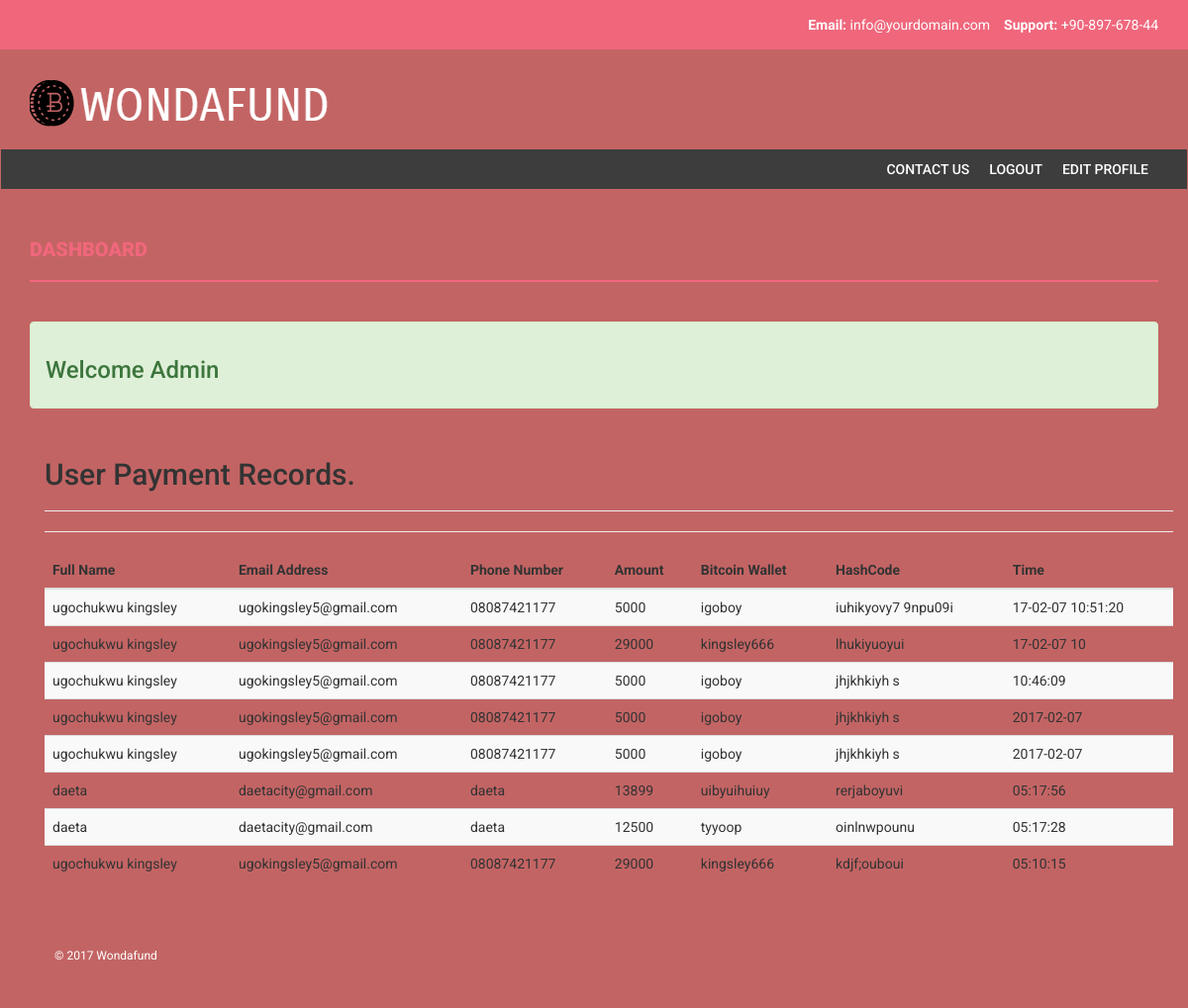
The page /admin/home.php (signed in) on the database its author committed.
### tables this page shows
CREATE TABLE IF NOT EXISTS `bitcoin` (
  `id` int(11) NOT NULL,
  `userID` int(11) NOT NULL,
  `amt` int(100) NOT NULL,
  `wallet` varchar(255) NOT NULL,
  `hashcode` varchar(255) NOT NULL,
  `time_created` varchar(100) NOT NULL,
  `time_expires` varchar(100) NOT NULL
);

CREATE TABLE IF NOT EXISTS `tbl_users` (
  `userID` int(11) NOT NULL,
  `userName` varchar(100) NOT NULL,
  `userEmail` varchar(100) NOT NULL,
  `userPass` varchar(100) NOT NULL,
  `gsm` varchar(20) NOT NULL,
  `userStatus` enum('Y','N') NOT NULL DEFAULT 'N',
  `tokenCode` varchar(100) NOT NULL
);

### class.user.php (called while the page is built, shortened)
<?php
class USER
{
	private $conn;
	public function __construct()
	{
		$database = new Database();
		$db = $database->dbConnection();
		$this->conn = $db;
    }
	public function runQuery($sql)
	{
		$stmt = $this->conn->prepare($sql);
		return $stmt;
	}
}

### admin/home.php (the view, shortened to what this page needs)
<?php
require_once '../class.user.php';
$user = new USER();
$stmt = $user->runQuery("SELECT bitcoin.*,tbl_users.userName,tbl_users.userEmail,tbl_users.gsm,bitcoin.amt,bitcoin.wallet,bitcoin.hashcode,bitcoin.time_created FROM bitcoin
        INNER JOIN tbl_users
        ON bitcoin.userID=tbl_users.userID
        ORDER BY id DESC
        ");
$stmt->execute(array(":uid"=>$_SESSION['userSession']));
?>
<!DOCTYPE html>
<html xmlns="http://www.w3.org/1999/xhtml">
<head>
    <link href="../assets/css/bootstrap.css" rel="stylesheet" />
    <link href="../assets/css/font-awesome.css" rel="stylesheet" />
    <link href="../assets/css/style.css" rel="stylesheet" />
</head>
<body>
    <header>
        <div class="container">
            <div class="row">
                <div class="col-md-12">
                    <strong>Email: </strong>info@yourdomain.com
                    &nbsp;&nbsp;
                    <strong>Support: </strong>+90-897-678-44
                </div>
            </div>
        </div>
    </header>
    <div class="navbar navbar-inverse set-radius-zero">
        <div class="container">
            <div class="navbar-header">
                <a class="navbar-brand" href="index.html">
                    <img src="assets/img/logo.png" />
                </a>
            <div class="left-div">
                <div class="user-settings-wrapper">
                    <ul class="nav">
                    </ul>
                </div>
            </div>
        </div>
    </div>
    <section class="menu-section">
        <div class="container">
            <div class="row">
                <div class="col-md-12">
                    <div class="navbar-collapse collapse ">
                        <ul id="menu-top" class="nav navbar-nav navbar-right">
                            <li><a  href="contact.html">Contact Us</a></li>
                             <li><a href="../logout.php">Logout</a></li>
                             <li> <a id="<?php echo $row['userName']; ?>" class="edit-link" href="edit_form.php?id=<?php echo $row['userID'] ;?>&code=<?php echo $row['tokenCode'] ;?>" title="Edit">edit profile</a></li>
                        </ul>
                    </div>
                </div>
            </div>
        </div>
    </section>
    <div class="content-wrapper">
        <div class="container">
            <div class="row">
                <div class="col-md-12">
                    <h4 class="page-head-line">Dashboard</h4>
                </div>
            </div>
           <div class = "col-md-12">
                <div class = "row">
                 <div class="alert alert-success">
                     <h3>Welcome Admin<?php  ?></h3>
                 </div>
                </div>
           </div>
<div class="container">
<div class="row">
 <div class = "col-md-12">
        </div>
</div>
</div>
<div class="container">
        <h2 class="form-signin-heading">User Payment Records.</h2><hr />
        <hr />
        <div class="content-loader">
        <table cellspacing="0" width="100%" id="example" class="table table-striped table-hover table-responsive">
        <thead>
        <tr>
        <th>Full Name</th>
        <th>Email Address</th>
        <th>Phone Number</th>
        <th>Amount</th>
        <th>Bitcoin Wallet</th>
        <th>HashCode</th>
		<th>Time</th>
        </tr>
        </thead>
        <tbody>
         <?php while($row = $stmt->fetch(PDO::FETCH_ASSOC)): ?>
            <tr>
            <td><?php echo $row['userName']; ?></td>
            <td><?php echo $row['userEmail']; ?></td>
            <td><?php echo $row['gsm']; ?></td>
            <td><?php echo $row['amt']; ?></td>
            <td><?php echo $row['wallet']; ?></td>
            <td><?php echo $row['hashcode']; ?></td>
            <td><?php echo $row['time_created']; ?></td>
            </tr>
            <?php endwhile; ?>
        </tbody>
        </table>
        </div>
    </div>
    <br />
    <footer>
        <div class="container">
            <div class="row">
                <div class="col-md-12">
                    &copy; 2017 Wondafund
                </div>
            </div>
        </div>
    </footer>
</body>
</html>

### assets/css/style.css (style rules this page uses)
body { font-family: 'Roboto', sans-serif; line-height: 30px; }
.set-radius-zero { border-radius: 0px; -moz-border-radius: 0px; -webkit-border-radius: 0px; }
.content-wrapper { margin-top: 40px; min-height: 600px; padding-bottom: 60px; }
.page-head-line { font-weight: 900; padding-bottom: 20px; border-bottom: 2px solid #F0677C; text-transform: uppercase; color: #F0677C; font-size: 20px; margin-bottom: 40px; }
header { background-color: #F0677C; color: #fff; padding: 10px; text-align: right; }
.left-div { padding-left: 30px; margin-top: 40px; margin-bottom: 30px; }
.navbar-brand { width: 250px; padding-top: 30px; }
.user-settings-wrapper { margin-top: 10px; }
.menu-section { background-color: #3D3D3D; }
#menu-top a { color: #FFF; text-decoration: none; font-weight: 500; padding: 10px 10px 10px 10px; text-transform: uppercase; }
.navbar-inverse { background-color: #C36464; border-color: transparent; }
.navbar { margin-bottom: 0px; }
footer { padding: 10px; color: #fff; font-size: 12px; background-color: #C36464; }

### rows shown on the page
bitcoin: userID.userName "ugochukwu kingsley", userID.userEmail "ugokingsley5@gmail.com", userID.gsm "08087421177", amt "5000", wallet "igoboy", hashcode "iuhikyovy7 9npu09i", time_created "17-02-07 10:51:20"
bitcoin: userID.userName "ugochukwu kingsley", userID.userEmail "ugokingsley5@gmail.com", userID.gsm "08087421177", amt "29000", wallet "kingsley666", hashcode "lhukiyuoyui", time_created "17-02-07 10"
bitcoin: userID.userName "ugochukwu kingsley", userID.userEmail "ugokingsley5@gmail.com", userID.gsm "08087421177", amt "5000", wallet "igoboy", hashcode "jhjkhkiyh s", time_created "10:46:09"
bitcoin: userID.userName "ugochukwu kingsley", userID.userEmail "ugokingsley5@gmail.com", userID.gsm "08087421177", amt "5000", wallet "igoboy", hashcode "jhjkhkiyh s", time_created "2017-02-07"
bitcoin: userID.userName "ugochukwu kingsley", userID.userEmail "ugokingsley5@gmail.com", userID.gsm "08087421177", amt "5000", wallet "igoboy", hashcode "jhjkhkiyh s", time_created "2017-02-07"
bitcoin: userID.userName "daeta", userID.userEmail "daetacity@gmail.com", userID.gsm "daeta", amt "13899", wallet "uibyuihuiuy", hashcode "rerjaboyuvi", time_created "05:17:56"
bitcoin: userID.userName "daeta", userID.userEmail "daetacity@gmail.com", userID.gsm "daeta", amt "12500", wallet "tyyoop", hashcode "oinlnwpounu", time_created "05:17:28"
bitcoin: userID.userName "ugochukwu kingsley", userID.userEmail "ugokingsley5@gmail.com", userID.gsm "08087421177", amt "29000", wallet "kingsley666", hashcode "kdjf;ouboui", time_created "05:10:15"
